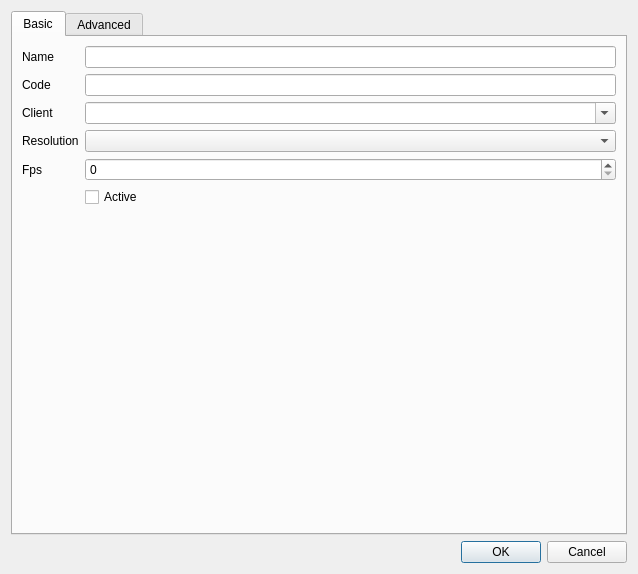
<?xml version="1.0" encoding="UTF-8"?>
<ui version="4.0">
 <class>Dialog</class>
 <widget class="QDialog" name="Dialog">
  <property name="geometry">
   <rect>
    <x>0</x>
    <y>0</y>
    <width>638</width>
    <height>574</height>
   </rect>
  </property>
  <property name="windowTitle">
   <string>Dialog</string>
  </property>
  <layout class="QVBoxLayout" name="verticalLayout">
   <item>
    <widget class="QTabWidget" name="tabWidget">
     <property name="currentIndex">
      <number>0</number>
     </property>
     <widget class="QWidget" name="tab">
      <attribute name="title">
       <string>Basic</string>
      </attribute>
      <layout class="QVBoxLayout" name="verticalLayout_4">
       <item>
        <layout class="QGridLayout" name="gridLayout">
         <item row="4" column="2">
          <widget class="QSpinBox" name="fps_spinBox"/>
         </item>
         <item row="5" column="2">
          <widget class="QCheckBox" name="active_checkBox">
           <property name="text">
            <string>Active</string>
           </property>
          </widget>
         </item>
         <item row="0" column="2">
          <widget class="QLineEdit" name="name_lineEdit"/>
         </item>
         <item row="0" column="0">
          <widget class="QLabel" name="name_label">
           <property name="text">
            <string>Name</string>
           </property>
          </widget>
         </item>
         <item row="1" column="0">
          <widget class="QLabel" name="code_label">
           <property name="text">
            <string>Code</string>
           </property>
          </widget>
         </item>
         <item row="1" column="2">
          <widget class="QLineEdit" name="code_lineEdit"/>
         </item>
         <item row="3" column="0">
          <widget class="QLabel" name="resolution_label">
           <property name="text">
            <string>Resolution</string>
           </property>
          </widget>
         </item>
         <item row="3" column="2">
          <widget class="QComboBox" name="resolution_comboBox"/>
         </item>
         <item row="4" column="0">
          <widget class="QLabel" name="fps_label">
           <property name="text">
            <string>Fps</string>
           </property>
          </widget>
         </item>
         <item row="2" column="0">
          <widget class="QLabel" name="label">
           <property name="text">
            <string>Client</string>
           </property>
          </widget>
         </item>
         <item row="2" column="2">
          <widget class="QComboBox" name="clients_comboBox">
           <property name="editable">
            <bool>true</bool>
           </property>
          </widget>
         </item>
        </layout>
       </item>
       <item>
        <spacer name="verticalSpacer">
         <property name="orientation">
          <enum>Qt::Vertical</enum>
         </property>
         <property name="sizeHint" stdset="0">
          <size>
           <width>20</width>
           <height>40</height>
          </size>
         </property>
        </spacer>
       </item>
      </layout>
     </widget>
     <widget class="QWidget" name="tab_2">
      <attribute name="title">
       <string>Advanced</string>
      </attribute>
      <layout class="QVBoxLayout" name="verticalLayout_3">
       <item>
        <layout class="QGridLayout" name="gridLayout_2">
         <item row="0" column="0">
          <widget class="QLabel" name="shot_number_prefix_label">
           <property name="text">
            <string>Shot Number Prefix</string>
           </property>
          </widget>
         </item>
         <item row="2" column="0">
          <widget class="QLabel" name="revision_number_prefix_label">
           <property name="text">
            <string>Revision Number Prefix</string>
           </property>
          </widget>
         </item>
         <item row="4" column="0">
          <widget class="QLabel" name="version_number_prefix_label">
           <property name="text">
            <string>Version Number Prefix</string>
           </property>
          </widget>
         </item>
         <item row="1" column="0">
          <widget class="QLabel" name="shot_number_padding_label">
           <property name="text">
            <string>Shot Number Padding</string>
           </property>
          </widget>
         </item>
         <item row="3" column="0">
          <widget class="QLabel" name="revision_number_padding_label">
           <property name="text">
            <string>Revision Number Padding</string>
           </property>
          </widget>
         </item>
         <item row="5" column="0">
          <widget class="QLabel" name="version_number_padding_label">
           <property name="text">
            <string>Version Number Padding</string>
           </property>
          </widget>
         </item>
         <item row="0" column="1">
          <widget class="QLineEdit" name="shot_number_prefix_lineEdit"/>
         </item>
         <item row="2" column="1">
          <widget class="QLineEdit" name="revision_number_prefix_lineEdit"/>
         </item>
         <item row="4" column="1">
          <widget class="QLineEdit" name="version_number_prefix_lineEdit"/>
         </item>
         <item row="1" column="1">
          <widget class="QSpinBox" name="shot_number_padding_spinBox"/>
         </item>
         <item row="3" column="1">
          <widget class="QSpinBox" name="revision_number_padding_spinBox"/>
         </item>
         <item row="5" column="1">
          <widget class="QSpinBox" name="version_number_padding_spinBox"/>
         </item>
        </layout>
       </item>
       <item>
        <layout class="QVBoxLayout" name="verticalLayout_2">
         <property name="topMargin">
          <number>10</number>
         </property>
         <item>
          <widget class="QLabel" name="structure_label">
           <property name="text">
            <string>Structure Code</string>
           </property>
          </widget>
         </item>
         <item>
          <widget class="QTextEdit" name="structure_textEdit"/>
         </item>
        </layout>
       </item>
      </layout>
     </widget>
    </widget>
   </item>
   <item>
    <widget class="QDialogButtonBox" name="buttonBox">
     <property name="standardButtons">
      <set>QDialogButtonBox::Cancel|QDialogButtonBox::Ok</set>
     </property>
    </widget>
   </item>
  </layout>
 </widget>
 <tabstops>
  <tabstop>tabWidget</tabstop>
  <tabstop>name_lineEdit</tabstop>
  <tabstop>code_lineEdit</tabstop>
  <tabstop>clients_comboBox</tabstop>
  <tabstop>resolution_comboBox</tabstop>
  <tabstop>fps_spinBox</tabstop>
  <tabstop>active_checkBox</tabstop>
  <tabstop>buttonBox</tabstop>
  <tabstop>shot_number_prefix_lineEdit</tabstop>
  <tabstop>shot_number_padding_spinBox</tabstop>
  <tabstop>revision_number_prefix_lineEdit</tabstop>
  <tabstop>revision_number_padding_spinBox</tabstop>
  <tabstop>version_number_prefix_lineEdit</tabstop>
  <tabstop>version_number_padding_spinBox</tabstop>
  <tabstop>structure_textEdit</tabstop>
 </tabstops>
 <resources/>
 <connections/>
</ui>
